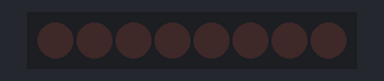
Recording of a sketch running on a simulated Arduino Uno, built with avr-gcc and run on an emulated ATmega328P. Shown: 8 shift-register outputs drawn as a row of LEDs (first output left, lit = HIGH). Wiring (inferred from the names in the program): shift register (74HC595): data pin 6; shift clock pin 7; latch pin 8; MR pin 5. Wiring (inferred from the signals the program sends): row of LEDs: on Q0, Q1, Q2, Q3, Q4, Q5, Q6, Q7.

Above: at 0.2 s.
At 0.7 s:
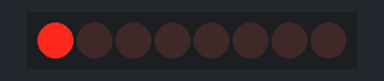
At 1.7 s:
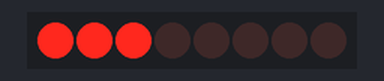
At 3.2 s:
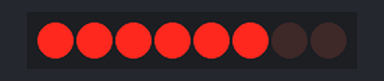
At 6.2 s:
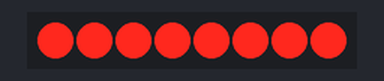
At 10.7 s:
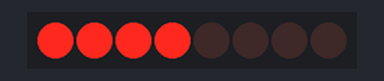
Timing chart, 0 to 11.1 s (numbered marks = the images above):
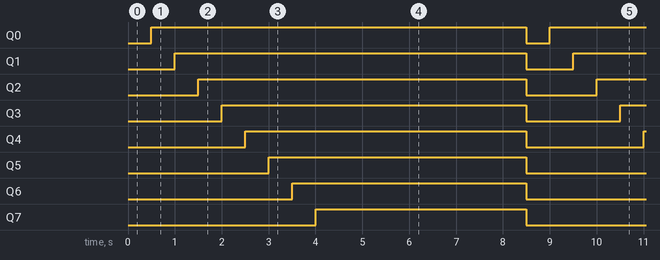

The sketch:

CascadeLEDExpermintal.ino
```cpp
int clearPin = 5; //Arduino pin 5 connected to Pin 10, SRCLR(Clear/Reset) of 74HC595
int serialData = 6;  //Arduino pin 6 connected to Pin 14, SER(serial input) of 74HC595
int shiftClock = 7;  //Arduino pin 7 connected to Pin 11, SRCLK(shift clock) of 74HC595
int latchClock = 8;  //Arduino pin 8 connected to Pin 12, RCLK(storage/latch clock) of 74HC595 ]

byte leds = 0;

void setup() {   //runs once at startup
   //set pins to output so you can control the shift register
  pinMode(clearPin, OUTPUT);
  pinMode(shiftClock, OUTPUT);
  pinMode(latchClock, OUTPUT);
  pinMode(serialData, OUTPUT);


  digitalWrite(clearPin, LOW); //Pin is active-low, this clears the shift register
  digitalWrite(clearPin, HIGH); //Clear pin is inactive
}


void loop() {
  leds = 0;
  updateShiftRegister();
  delay(250);
  for (int i = 0; i < 16; i++)
  {
    bitSet(leds, i);
    updateShiftRegister();
    delay(250);
  }
}

void updateShiftRegister() {
   digitalWrite(latchClock, LOW);
          // take the latchClock low so
          // the LEDs don't change while you're sending in bits:


   shiftOut(serialData, shiftClock, MSBFIRST, leds);      // shift out the bits
   digitalWrite(latchClock, HIGH);     //take the latch pin high so the LEDs will light up
   delay(250);     // pause before next value
}
```

Measured:
- by itself, Q0: alternates HIGH for 8.0 s and LOW for 0.50 s
- by itself, Q1: alternates HIGH for 7.5 s and LOW for 1.0 s
- by itself, Q2: alternates HIGH for 7.0 s and LOW for 1.5 s
- by itself, Q3: alternates HIGH for 6.5 s and LOW for 2.0 s
- by itself, Q4: alternates HIGH for 6.0 s and LOW for 2.5 s
- by itself, Q5: alternates HIGH for 5.5 s and LOW for 3.0 s
- by itself, Q6: alternates HIGH for 5.0 s and LOW for 3.5 s
- by itself, Q7: alternates HIGH for 4.5 s and LOW for 4.0 s
